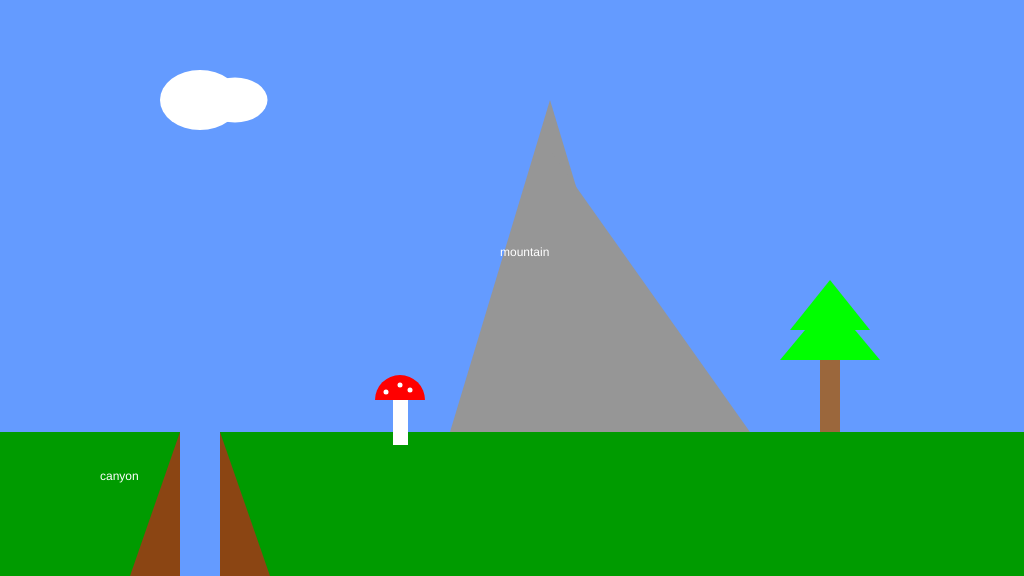
Frame 1 (no input)
Frame 60 (no input): identical to frame 1, image omitted
Frame 120 (the mouse pressed at the canvas centre since frame 60): identical to frame 1, image omitted

The p5.js sketch that drew this single still picture (run headless with seeded random() and noise() and a simulated clock; from frame 60 on, the mouse is pressed at the canvas centre):

// p5.js sketch
// ── sketch.js
/*

The Game Project

1 - Background Scenery

Use p5 drawing functions such as rect, ellipse, line, triangle and
point to draw the scenery as set out in the code comments. The items
should appear next to the text titles.

Each bit of scenery is worth two marks:

0 marks = not a reasonable attempt
1 mark = attempted but it's messy or lacks detail
2 marks = you've used several shape functions to create the scenery

I've given titles and chosen some base colours, but feel free to
imaginatively modify these and interpret the scenery titles loosely to
match your game theme.


WARNING: Do not get too carried away. If you're shape takes more than 5 lines
of code to draw then you've probably over done it.


*/

function setup()
{
	createCanvas(1024, 576);
}

function draw()
{
	background(100, 155, 255); //fill the sky blue

	noStroke();
	fill(0,155,0);
	rect(0, 432, 1024, 144); //draw some green ground

	//1. a cloud in the sky
	//... add your code here
	fill(255);
	ellipse(200,100,80,60);
	ellipse(235,100,65,45);

	noStroke();
	fill(255);
	text("cloud", 200, 100);

	//2. a mountain in the distance
	//... add your code here

	fill(150);
    triangle(450,432, 550,100, 650,432);
    triangle(550,432, 550,150, 750,432);

	noStroke();
	fill(255);
	text("mountain", 500, 256);

	//3. a tree
	//... add your code here

	noStroke();
	fill(255);
	text("tree", 800, 346);
	fill(155,103,60);
	rect(820,350, 20,82);
	fill(0,255,0);
    triangle(780,360, 830,300, 880,360);
    triangle(790,330, 830,280, 870,330);

	//4. a canyon
	//NB. the canyon should go from ground-level to the bottom of the screen

	//... add your code here
    fill(139,69,19);
    triangle(130,576, 180,432, 180,576);
    triangle(220,576, 220,432, 270,576);
    fill(100, 155, 255);
    rect(180,432, 40,144);

	noStroke();
	fill(255);
	text("canyon", 100, 480);

	//5. a collectable token - eg. a jewel, fruit, coins
	//... add your code here

	noStroke();
	fill(255,0,0);
	//text("collectable item", 400, 400);
    //hat of mushroom
    arc(400, 400, 50, 50, radians(180), radians(0), CHORD);
    fill(255);
    //leg of mushroom
    rect(393,400,15,45);
    stroke(255);
    strokeWeight(5);
    point(386,392);
    point(400,385);
    point(410,390);

    
}
